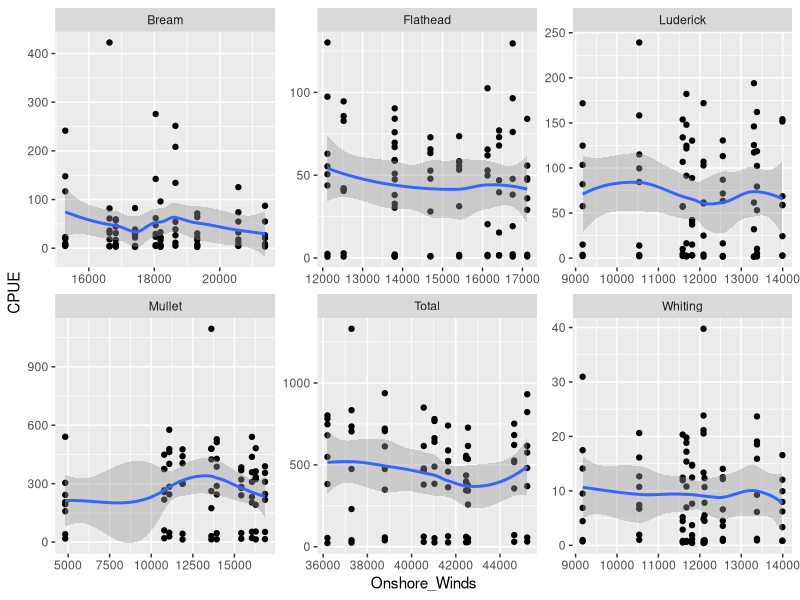
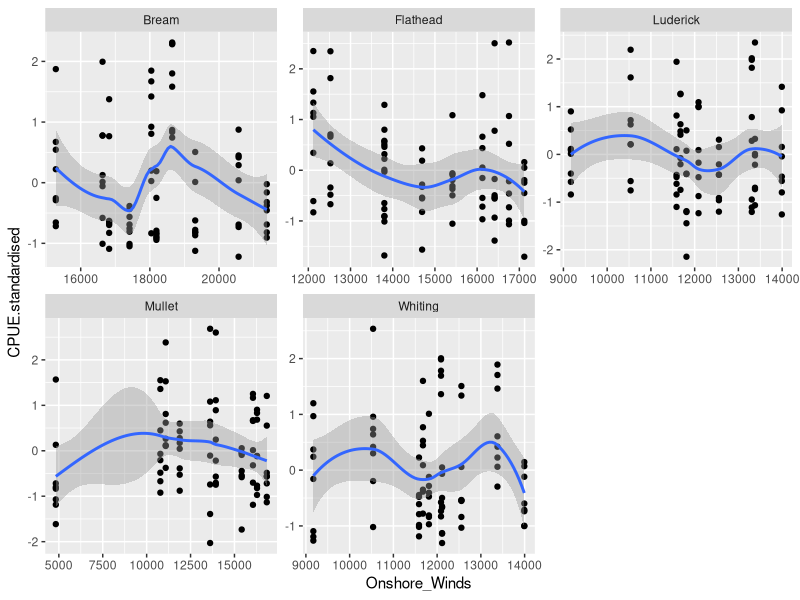
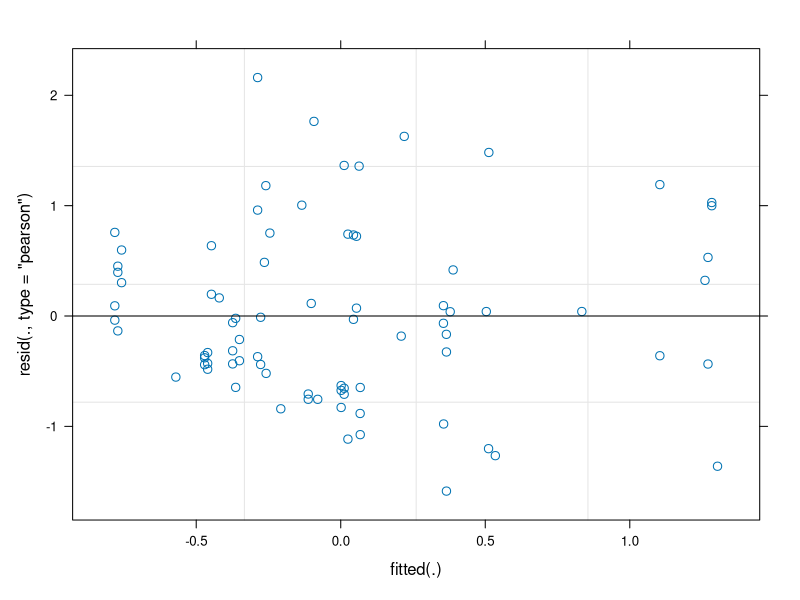

The R source for these figures, in order: (Note: this script raises an error after producing the figures.)
# modelling

library(ggplot2)

# Load Data
mydata <- read.csv("Full_Data_Modelling.csv", header = T)

p1 <- ggplot(mydata, aes(x = Onshore_Winds, y = CPUE)) + geom_point() +
  facet_wrap(~Species, scales = "free") + geom_smooth()
p1

# Remove Total CPUE
mydata <- subset(mydata, Species != "Total")

# 
# bream <- subset(mydata, Species == "Bream")
# 
# m1 <- lm(log(CPUE)~ Onshore_Winds + Current_Wind + X135_degree_winds, data = bream)
# plot(m1)
# summary(m1)
# anova(m1)
# 
# total <- subset(mydata, Species == "Total")
# 
# m1 <- lm(log(CPUE)~ Onshore_Winds + Current_Wind + X135_degree_winds, data = total)
# plot(m1)
# summary(m1)
# anova(m1)

# Standardise CPUE for each species in each estuary
library(dplyr)
my.df <-  mydata %>% group_by(Estuary, Species) %>% mutate(CPUE.standardised = as.numeric(scale(CPUE)))
head(my.df)

p1 <- ggplot(my.df, aes(x = Onshore_Winds, y = CPUE.standardised)) + geom_point() +
  facet_wrap(~Species, scales = "free") + geom_smooth()
p1

library(effects)

# # Raw data modelling

# bream <- subset(my.df, Species == "Bream")
# 
# m1 <- lm(CPUE.standardised~ Current_Wind + X135_degree_winds * X45_degree_winds + Estuary_Type + Drought_Months, data = bream)
# plot(m1)
# summary(m1)
# anova(m1)
# 
# plot(allEffects(m1))
# 
# mullet <- subset(my.df, Species == "Mullet")
# 
# m2 <- lm(CPUE.standardised~ Current_Wind + X135_degree_winds * X45_degree_winds + Estuary_Type + Drought_Months, data = mullet)
# plot(m2)
# summary(m2)
# anova(m2)
# 
# plot(allEffects(m2))
# 
# flathead <- subset(my.df, Species == "Flathead")
# 
# m3 <- lm(CPUE.standardised~ Current_Wind + X135_degree_winds * X45_degree_winds + Estuary_Type + Drought_Months, data = flathead)
# plot(m3)
# summary(m3)
# anova(m3)
# 
# plot(allEffects(m3))
# 
# luderick <- subset(my.df, Species == "Luderick")
# 
# m4 <- lm(CPUE.standardised~ Current_Wind + X135_degree_winds * X45_degree_winds + Estuary_Type + Drought_Months, data = luderick)
# plot(m4)
# summary(m4)
# anova(m4)
# 
# plot(allEffects(m4))
# 
# whiting <- subset(my.df, Species == "Whiting")
# 
# m5 <- lm(CPUE.standardised~ Current_Wind + X135_degree_winds * X45_degree_winds + Estuary_Type + Drought_Months, data = whiting)
# plot(m5)
# summary(m5)
# anova(m5)
# 
# plot(allEffects(m5))
# 
# total <- subset(my.df, Species == "Total")
# 
# m6 <- lm(CPUE.standardised~ Current_Wind + X135_degree_winds * X45_degree_winds + Estuary_Type + Drought_Months, data = total)
# plot(m6)
# summary(m6)
# anova(m6)
# 
# plot(allEffects(m6))

### Standardise Winds
my.df <-  my.df %>% mutate(X45_degree_winds.standardised = as.numeric(scale(X45_degree_winds)),
                                   X135_degree_winds.standardised = as.numeric(scale(X135_degree_winds)))

# bream <- subset(my.df, Species == "Bream")
# 
# m1 <- lm(CPUE.standardised~ Current_Wind + X135_degree_winds.standardised * X45_degree_winds.standardised + 
#            Estuary_Type + Drought_Months, data = bream)
# plot(m1)
# summary(m1)
# anova(m1)
# 
# plot(allEffects(m1))
# 
# mullet <- subset(my.df, Species == "Mullet")
# 
# m2 <- lm(CPUE.standardised~ Current_Wind + X135_degree_winds.standardised * X45_degree_winds.standardised + 
#            Drought_Months+Estuary_Type, data = mullet)
# plot(m2)
# summary(m2)
# anova(m2)
# 
# plot(allEffects(m2))
# 
# flathead <- subset(my.df, Species == "Flathead")
# 
# m3 <- lm(CPUE.standardised~ Current_Wind + X135_degree_winds.standardised * X45_degree_winds.standardised + 
#            Estuary_Type + Drought_Months, data = flathead)
# plot(m3)
# summary(m3)
# anova(m3)
# 
# plot(allEffects(m3))
# 
# luderick <- subset(my.df, Species == "Luderick")
# 
# m4 <- lm(CPUE.standardised~ Current_Wind + X135_degree_winds.standardised * X45_degree_winds.standardised + 
#            Estuary_Type + Drought_Months, data = luderick)
# plot(m4)
# summary(m4)
# anova(m4)
# 
# plot(allEffects(m4))
# 
# whiting <- subset(my.df, Species == "Whiting")
# 
# m5 <- lm(CPUE.standardised~ Current_Wind + X135_degree_winds.standardised * X45_degree_winds.standardised + 
#            Estuary_Type + Drought_Months, data = whiting)
# plot(m5)
# summary(m5)
# anova(m5)
# 
# plot(allEffects(m5))
# 
# # total <- subset(my.df, Species == "Total")
# # 
# # m6 <- lm(CPUE.standardised~ Current_Wind + X135_degree_winds.standardised * X45_degree_winds.standardised + 
# #            Estuary_Type + Drought_Months, data = total)
# # plot(m6)
# # summary(m6)
# # anova(m6)
# 
# # plot(allEffects(m6))



### Try random effect of estuary

library(lme4)
library(lmerTest)
bream <- subset(my.df, Species == "Bream")

m1 <- lmer(CPUE.standardised~ Current_Wind + X135_degree_winds.standardised * X45_degree_winds.standardised + 
           Estuary_Type + Drought_Months +
           (1|Estuary), data = bream)
plot(m1)
summary(m1)
anova(m1) # bream increase with SE Winds

plot(allEffects(m1))

mullet <- subset(my.df, Species == "Mullet")

m2 <- lmer(CPUE.standardised~  X135_degree_winds.standardised * X45_degree_winds.standardised + 
           Estuary_Type * Drought_Months +
           (1|Estuary), data = mullet)

#m2 <- glmer.nb(CPUE~ Current_Wind + X135_degree_winds.standardised * X45_degree_winds.standardised + 
#                 Estuary_Type * Drought_Months +
#                 (1|Estuary), data = mullet)

plot(m2)
summary(m2)
anova(m2) # No effects from mullet

plot(allEffects(m2))

flathead <- subset(my.df, Species == "Flathead")

m3 <- lmer(CPUE.standardised~  X135_degree_winds.standardised * X45_degree_winds.standardised + 
           Estuary_Type * Drought_Months +
           (1|Estuary), data = flathead)
plot(m3)
summary(m3)
anova(m3) # No effects for Flathead

plot(allEffects(m3))

luderick <- subset(my.df, Species == "Luderick")

m4 <- lmer(CPUE.standardised~ Current_Wind + X135_degree_winds.standardised * X45_degree_winds.standardised + 
           Estuary_Type + Drought_Months +
           (1|Estuary), data = luderick)
plot(m4)
summary(m4)
anova(m4)

plot(allEffects(m4)) # weak evidence for an interaction between NE and SE Winds
plot(Effect(c("SE_Winds.standardised","NE_Winds.standardised"), fit2))

whiting <- subset(my.df, Species == "Whiting")

m5 <- lmer(CPUE.standardised~ Current_Wind + X135_degree_winds.standardised * X45_degree_winds.standardised + 
           Estuary_Type * Drought_Months +
           (1|Estuary), data = whiting)
plot(m5)
summary(m5)
anova(m5) # drought increases catch of Whiting, no wind effects

plot(allEffects(m5))

# total <- subset(my.df, Species == "Total")
# str(total)
# 
# m6 <- lmer(CPUE.standardised~ Current_Wind + X135_degree_winds.standardised * X45_degree_winds.standardised +
#              Drought_Months * Estuary_Type +
#              (1|Estuary), data = total) # no change if other drought factors included instead
# plot(m6)
# summary(m6)
# anova(m6)
# plot(allEffects(m6)) # No effects for total CPUE

#Test Single model with Species as a random effect
m7 <- lmer(CPUE.standardised~ Current_Wind + X135_degree_winds.standardised * X45_degree_winds.standardised + 
             Estuary_Type *Drought_Months +
             (1|Estuary) + (1|Species), data = my.df)
plot(m7)
summary(m7)
anova(m7) # drought increases catch of Whiting, no wind effects

plot(allEffects(m7))
